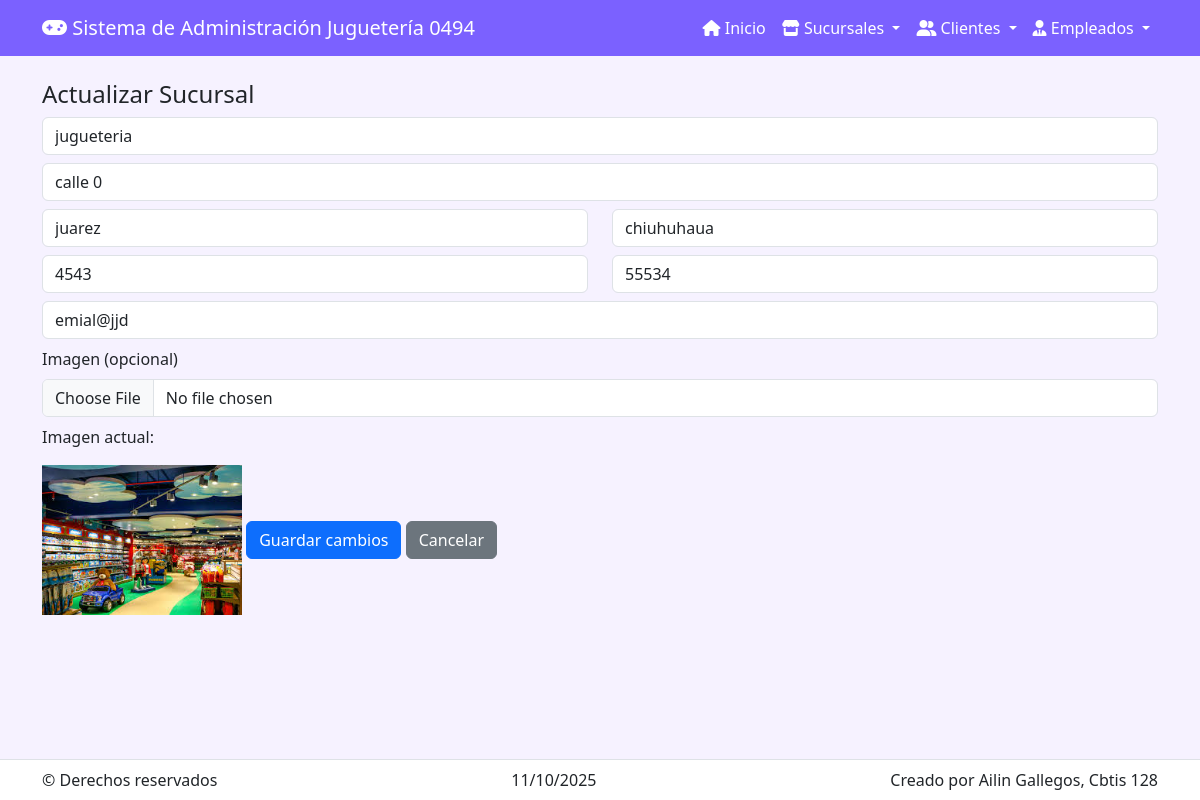
Page /sucursales/actualizar/1/ on the committed database.
### app_Jugueteria/models.py (models this page shows, shortened)
class Sucursal(models.Model):
    nombre = models.CharField(max_length=100)
    direccion = models.CharField(max_length=200)
    ciudad = models.CharField(max_length=100)
    estado = models.CharField(max_length=100)
    telefono = models.CharField(max_length=20, blank=True, null=True)
    codigo_postal = models.CharField(max_length=10, blank=True, null=True)
    email = models.EmailField(blank=True, null=True)
    imagen = models.ImageField(upload_to='sucursales/', blank=True, null=True)

### app_Jugueteria/views.py (the view)
# urls.py: path('sucursales/actualizar/<int:id>/', views.actualizar_sucursal, name='actualizar_sucursal'),
def actualizar_sucursal(request, id):
    sucursal = get_object_or_404(Sucursal, id=id)
    return render(request, 'sucursal/actualizar_sucursal.html', {'sucursal': sucursal})

### app_Jugueteria/templates/sucursal/actualizar_sucursal.html (shortened to what this page needs)
{% extends 'base.html' %}
{% block content %}
<h4>Actualizar Sucursal</h4>
<form method="post" action="/sucursales/realizar_actualizacion/{{ sucursal.id }}/" enctype="multipart/form-data">
  <input class="form-control mb-2" name="nombre" value="{{ sucursal.nombre }}">
  <input class="form-control mb-2" name="direccion" value="{{ sucursal.direccion }}">
  <div class="row">
    <div class="col"><input class="form-control mb-2" name="ciudad" value="{{ sucursal.ciudad }}"></div>
    <div class="col"><input class="form-control mb-2" name="estado" value="{{ sucursal.estado }}"></div>
  </div>
  <div class="row">
    <div class="col"><input class="form-control mb-2" name="telefono" value="{{ sucursal.telefono }}"></div>
    <div class="col"><input class="form-control mb-2" name="codigo_postal" value="{{ sucursal.codigo_postal }}"></div>
  </div>
  <input class="form-control mb-2" name="email" value="{{ sucursal.email }}" type="email">
  <label class="form-label">Imagen (opcional)</label>
  <input class="form-control mb-2" type="file" name="imagen" accept="image/*">
  {% if sucursal.imagen %}
    <p>Imagen actual:</p>
    <img src="{{ sucursal.imagen.url }}" style="max-width:200px;">
  {% endif %}
  <button class="btn btn-primary">Guardar cambios</button>
  <a href="/sucursales/" class="btn btn-secondary">Cancelar</a>
</form>
{% endblock %}

### app_Jugueteria/templates/base.html (style rules this page uses)
:root { --primario:#7b61ff;--secundario:#f6f2ff }
body { background:var(--secundario);padding-bottom:80px }

### rows in the picture
Sucursal: nombre "jugueteria", direccion "calle 0", ciudad "juarez", estado "chiuhuhaua", telefono "4543", codigo_postal "55534", email "emial@jjd", imagen (picture)
